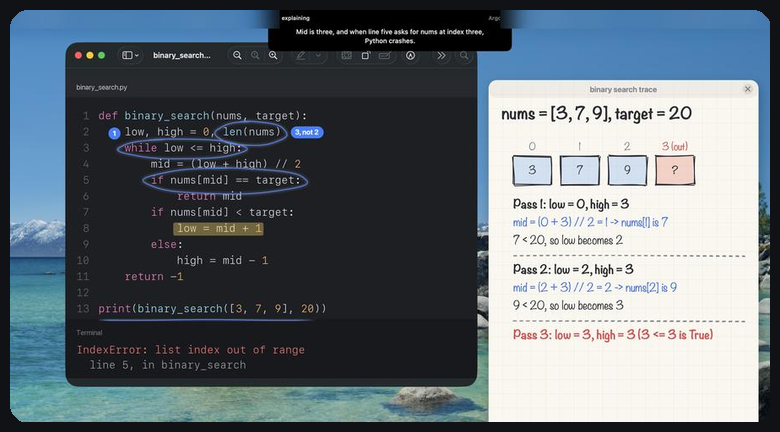
#> input picture scripts/release-art/social-shot.png, 780 x 432 px
$ python make_social_preview.py
#> lines starting #> are read from the running program, lines starting #| are printed output that depends on the picture
"""Draws the picture shown when a link to Buddy is shared (the site's
og:image and the repository's social preview), so its words match the site.

The right side is a real answer on screen, kept as social-shot.png beside this
script; only the words on the left are drawn here.

usage: python3 -I scripts/release-art/make_social_preview.py
       (writes docs/images/social-preview.png, 1280 by 640)
"""

import pathlib

from PIL import Image, ImageDraw, ImageFont

ROOT = pathlib.Path(__file__).resolve().parents[2]
ICON = ROOT / "leanring-buddy/Assets.xcassets/AppIcon.appiconset/256-mac.png"
SHOT = pathlib.Path(__file__).resolve().parent / "social-shot.png"
FONT = "/System/Library/Fonts/SFNS.ttf"

BACKGROUND = (17, 18, 22)
INK = (244, 244, 246)
SOFT = (160, 164, 174)
ACCENT = (96, 165, 250)
SCALE = 2


def font(size, weight):
    loaded = ImageFont.truetype(FONT, size * SCALE)
    loaded.set_variation_by_name(weight)
    return loaded


def main():
    width, height = 1280, 640
    image = Image.new("RGB", (width * SCALE, height * SCALE), BACKGROUND)
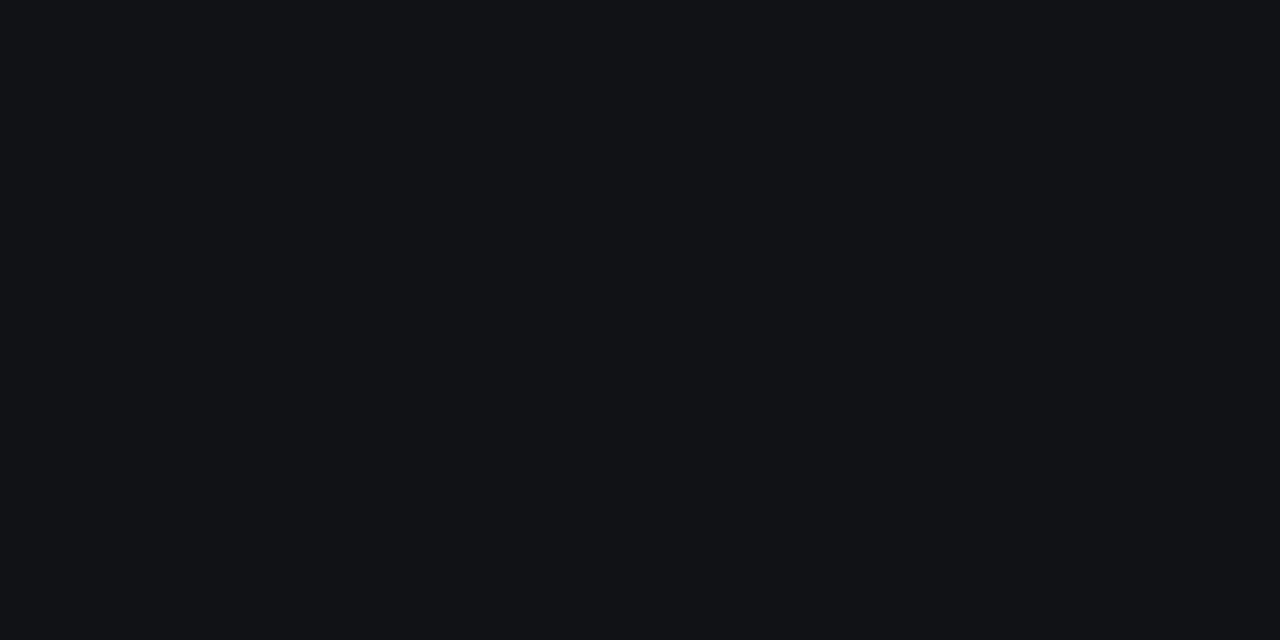
#> image: PIL image 2560x1280 RGB (shown at 1/2 size); mean R, G, B 17, 18, 22
    pen = ImageDraw.Draw(image)

    shot = Image.open(SHOT).convert("RGB")
#> shot is the input picture: PIL image 780x432 RGB; mean R, G, B 100.3, 110.2, 117.6
    shot = shot.resize((shot.width * SCALE, shot.height * SCALE), Image.LANCZOS)
#> shot: PIL image 1560x864 RGB
    image.paste(shot, (470 * SCALE, 104 * SCALE))
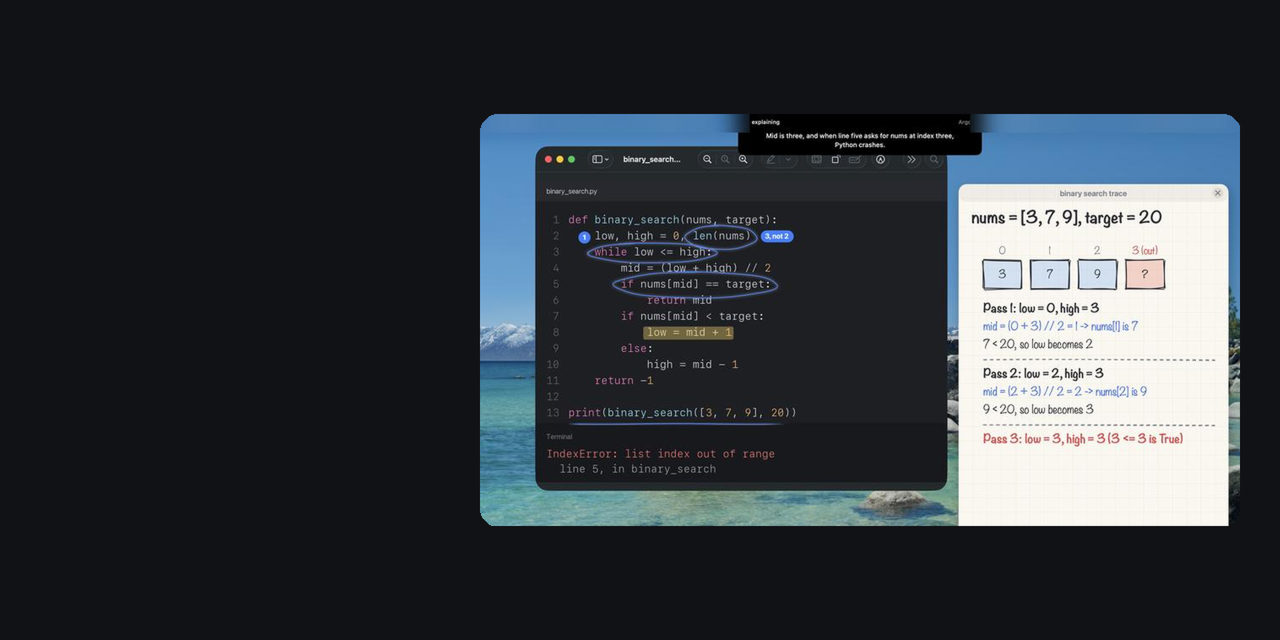
#> image: PIL image 2560x1280 RGB (shown at 1/2 size); mean R, G, B 51.3, 55.9, 61.3

#> (the run stopped early here; a loop or call above may not have finished)
